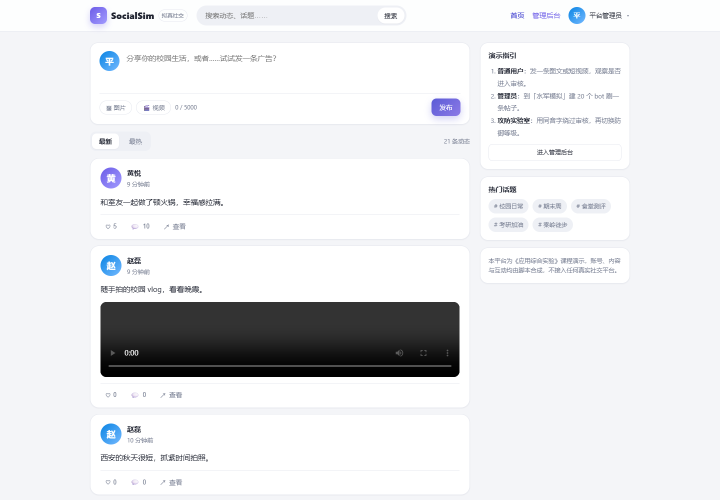
#> input picture docs/screenshots/view-01-feed.png, 1440 x 1000 px (shown at 1/2 size)
$ python crop_shots.py
#> lines starting #> are read from the running program, lines starting #| are printed output that depends on the picture; after the words box and inside, x2 and y2 are one past the last pixel; in counts of white or black regions, pixels touching at a corner belong together
"""裁掉截图底部的空白，生成 briefing 用的紧凑版截图。"""

from __future__ import annotations

from pathlib import Path

import numpy as np
from PIL import Image

ROOT = Path(__file__).resolve().parents[1]
SHOTS = ROOT / "docs" / "screenshots"
BG = np.array([244, 245, 248])

TARGETS = [
    "view-01-feed.png",
    "view-04-moderation.png",
    "view-05-bots.png",
    "06a-lab-text-result.png",
    "06b-lab-image-result.png",
    "06c-lab-video-result.png",
    "03-dashboard-admin.png",
    "07-settings.png",
]

for name in TARGETS:
    path = SHOTS / name
    if not path.exists():
        continue
    img = Image.open(path).convert("RGB")
#> img is the input picture: PIL image 1440x1000 RGB; mean R, G, B 230.4, 231.2, 233.4
    arr = np.asarray(img).astype(np.int16)
    diff = np.abs(arr - BG).sum(axis=2) > 30
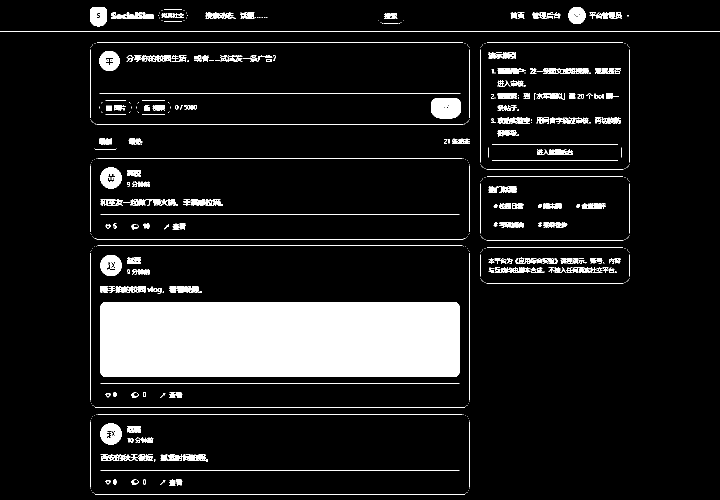
#> diff: shape (1000, 1440) bool (shown at 1/2 size); 10.8% white; 458 white regions (228 under 20 px), largest, box (x1, y1, x2, y2) and area: (201, 604, 919, 754) 107565, (863, 197, 921, 237) 2071, (0, 62, 1440, 63) 1440
    rows = np.where(diff.any(axis=1))[0]
#> rows = 880 values from 14 to 989
    if len(rows) == 0:
        continue
    bottom = min(img.height, int(rows.max()) + 36)
#> bottom = 1000
    img.crop((0, 0, img.width, bottom)).save(SHOTS / f"crop-{name}")
    print(name, "->", bottom)
#| view-01-feed.png -> 1000
#> pass 2 of the loop `for name in TARGETS:`:
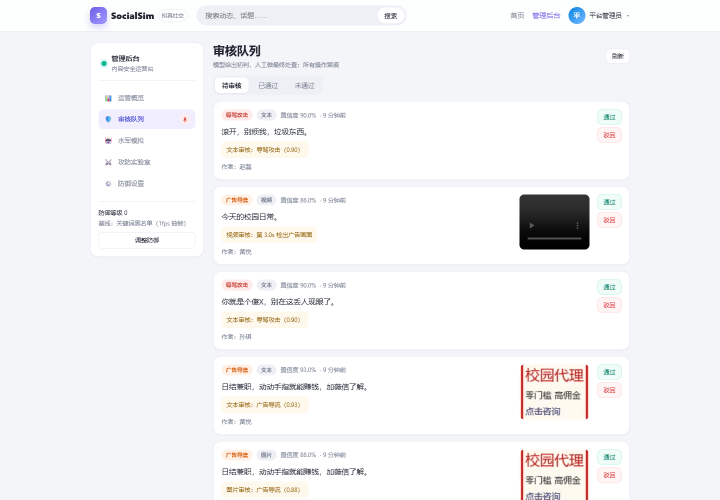
#> input picture docs/screenshots/view-04-moderation.png, 1440 x 1000 px (shown at 1/2 size)
#> img is the input picture: PIL image 1440x1000 RGB; mean R, G, B 244, 243.7, 245
#> `diff = np.abs(arr - BG).sum(axis=2) > 30`:
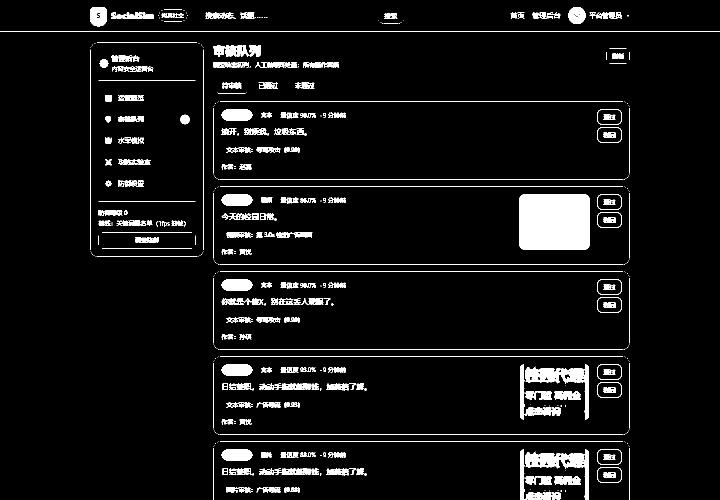
#> diff: shape (1000, 1440) bool (shown at 1/2 size); 5.6% white; 476 white regions (241 under 20 px), largest, box (x1, y1, x2, y2) and area: (1039, 389, 1179, 499) 15332, (1050, 729, 1178, 839) 3529, (1050, 899, 1178, 1000) 3470
#> rows = 885 values from 14 to 999
#| view-04-moderation.png -> 1000
#> pass 3 of the loop `for name in TARGETS:`:
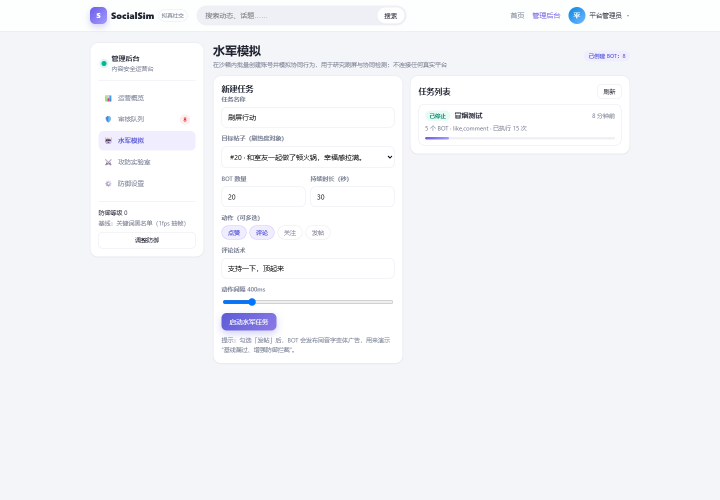
#> input picture docs/screenshots/view-05-bots.png, 1440 x 1000 px (shown at 1/2 size)
#> img is the input picture: PIL image 1440x1000 RGB; mean R, G, B 244.2, 245.1, 248.1
#> `diff = np.abs(arr - BG).sum(axis=2) > 30`:
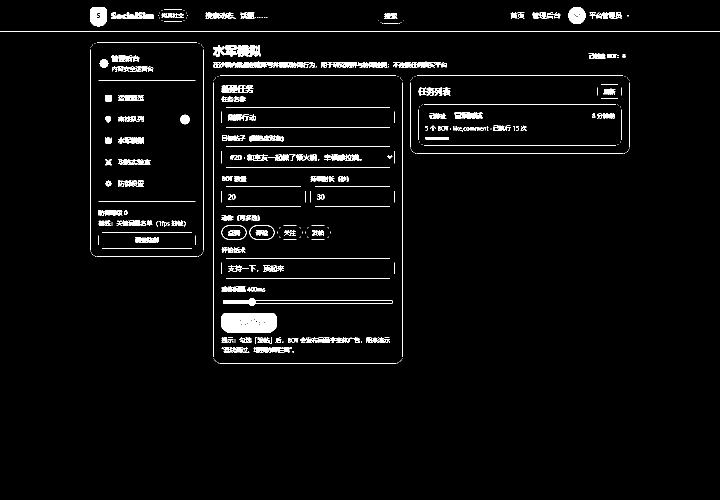
#> diff: shape (1000, 1440) bool (shown at 1/2 size); 3% white; 368 white regions (171 under 20 px), largest, box (x1, y1, x2, y2) and area: (443, 626, 553, 666) 3966, (426, 90, 522, 114) 1487, (0, 62, 1440, 63) 1440
#> rows = 677 values from 14 to 726
#> bottom = 762
#> `img.crop((0, 0, img.width, bottom)).save(SHOTS / f"crop-{name}")`:
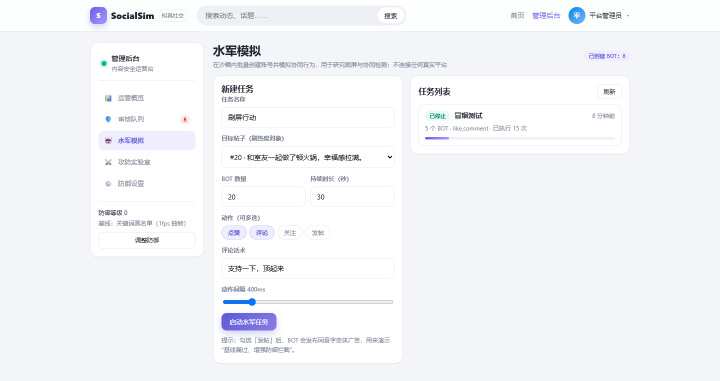
#> saved as crop-view-05-bots.png: PIL image 1440x762 RGB (shown at 1/2 size); mean R, G, B 244.3, 245.2, 248.2
#| view-05-bots.png -> 762
#> the loop made 8 passes; the first 3 are shown
